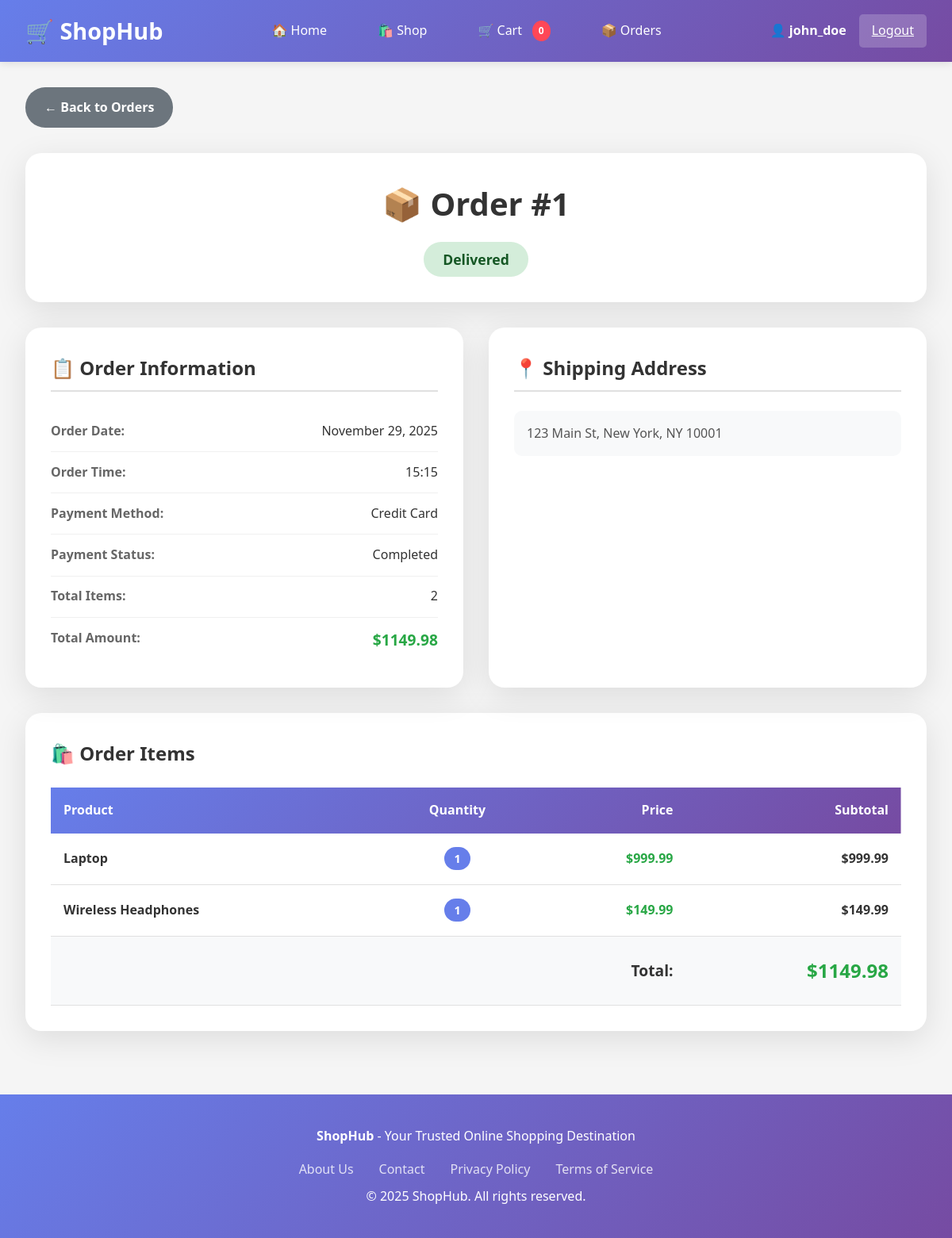
Page /orders/1/ (signed in) on the committed database.
### store/models.py (models this page shows, shortened)
class Order(models.Model):
    STATUS_CHOICES = [
        ('pending', 'Pending'),
        ('processing', 'Processing'),
        ('shipped', 'Shipped'),
        ('delivered', 'Delivered'),
        ('cancelled', 'Cancelled'),
    ]
    customer = models.ForeignKey(Customer, on_delete=models.CASCADE, related_name='orders')
    order_date = models.DateTimeField(auto_now_add=True)
    status = models.CharField(max_length=20, choices=STATUS_CHOICES, default='pending')
    total_amount = models.DecimalField(max_digits=10, decimal_places=2, default=0)
    shipping_address = models.TextField()
    notes = models.TextField(blank=True)

class Payment(models.Model):
    PAYMENT_METHOD_CHOICES = [
        ('credit_card', 'Credit Card'),
        ('debit_card', 'Debit Card'),
        ('paypal', 'PayPal'),
        ('cash', 'Cash on Delivery'),
    ]
    PAYMENT_STATUS_CHOICES = [
        ('pending', 'Pending'),
        ('completed', 'Completed'),
        ('failed', 'Failed'),
        ('refunded', 'Refunded'),
    ]
    order = models.OneToOneField(Order, on_delete=models.CASCADE, related_name='payment')
    payment_method = models.CharField(max_length=20, choices=PAYMENT_METHOD_CHOICES)
    payment_status = models.CharField(max_length=20, choices=PAYMENT_STATUS_CHOICES, default='pending')
    amount = models.DecimalField(max_digits=10, decimal_places=2)
    transaction_id = models.CharField(max_length=100, blank=True)
    payment_date = models.DateTimeField(auto_now_add=True)

class OrderItem(models.Model):
    order = models.ForeignKey(Order, on_delete=models.CASCADE, related_name='items')
    product = models.ForeignKey(Product, on_delete=models.CASCADE)
    quantity = models.IntegerField(validators=[MinValueValidator(1)])
    price = models.DecimalField(max_digits=10, decimal_places=2)
    def get_subtotal(self):
        return self.quantity * self.price

class Product(models.Model):
    name = models.CharField(max_length=200)
    description = models.TextField()
    price = models.DecimalField(max_digits=10, decimal_places=2, validators=[MinValueValidator(0)])
    stock_quantity = models.IntegerField(default=0, validators=[MinValueValidator(0)])
    category = models.ForeignKey(Category, on_delete=models.CASCADE, related_name='products')
    image = models.ImageField(upload_to='products/', blank=True, null=True)
    image_url = models.URLField(blank=True, null=True)
    is_active = models.BooleanField(default=True)
    created_at = models.DateTimeField(auto_now_add=True)
    updated_at = models.DateTimeField(auto_now=True)

### store/views.py (the view)
# urls.py: path('orders/<int:pk>/', views.order_detail, name='order_detail'),
@login_required
def order_detail(request, pk):
    customer = get_object_or_404(Customer, user=request.user)
    order = get_object_or_404(Order, pk=pk, customer=customer)
    context = {'order': order}
    return render(request, 'store/order_detail.html', context)

### store/templates/store/order_detail.html (shortened to what this page needs)
{% extends 'store/base.html' %}
{% block content %}
<div class="order-detail-container">
    <a href="{% url 'order_list' %}" class="btn-back">← Back to Orders</a>
    <div class="order-header">
        <h1>📦 Order #{{ order.id }}</h1>
        <span class="order-status-badge status-{{ order.status }}">
            {{ order.get_status_display }}
        </span>
    </div>
    <div class="order-grid">
        <div class="info-card">
            <h2>📋 Order Information</h2>
            <div class="info-row">
                <span class="info-label">Order Date:</span>
                <span class="info-value">{{ order.order_date|date:"F d, Y" }}</span>
            </div>
            <div class="info-row">
                <span class="info-label">Order Time:</span>
                <span class="info-value">{{ order.order_date|date:"H:i" }}</span>
            </div>
            <div class="info-row">
                <span class="info-label">Payment Method:</span>
                <span class="info-value">{{ order.payment.get_payment_method_display }}</span>
            </div>
            <div class="info-row">
                <span class="info-label">Payment Status:</span>
                <span class="info-value">{{ order.payment.get_payment_status_display }}</span>
            </div>
            <div class="info-row">
                <span class="info-label">Total Items:</span>
                <span class="info-value">{{ order.items.count }}</span>
            </div>
            <div class="info-row">
                <span class="info-label">Total Amount:</span>
                <span class="info-value" style="color: #28a745; font-weight: bold; font-size: 1.2rem;">${{ order.total_amount }}</span>
            </div>
        </div>
        <div class="info-card">
            <h2>📍 Shipping Address</h2>
            <div class="shipping-address">{{ order.shipping_address }}</div>
        </div>
    </div>
    <div class="items-card">
        <h2>🛍️ Order Items</h2>
        <table class="items-table">
            <thead>
                <tr>
                    <th>Product</th>
                    <th style="text-align: center;">Quantity</th>
                    <th style="text-align: right;">Price</th>
                    <th style="text-align: right;">Subtotal</th>
                </tr>
            </thead>
            <tbody>
                {% for item in order.items.all %}
                <tr>
                    <td>
                        <span class="product-name">{{ item.product.name }}</span>
                    </td>
                    <td style="text-align: center;">
                        <span class="quantity-badge">{{ item.quantity }}</span>
                    </td>
                    <td style="text-align: right;">
                        <span class="price">${{ item.price }}</span>
                    </td>
                    <td style="text-align: right;">
                        <span class="subtotal">${{ item.get_subtotal }}</span>
                    </td>
                </tr>
                {% endfor %}
                <tr class="order-total-row">
                    <td colspan="3" style="text-align: right;">Total:</td>
                    <td style="text-align: right;">
                        <span class="total-amount">${{ order.total_amount }}</span>
                    </td>
                </tr>
            </tbody>
        </table>
    </div>
</div>
{% endblock %}

### store/templates/store/base.html (shortened to what this page needs)
<!DOCTYPE html>
<html lang="en">
<head>
</head>
<body>
    <nav>
        <div class="nav-container">
            <a href="{% url 'home' %}" class="logo">
                🛒 ShopHub
            </a>
            <ul class="nav-links">
                <li><a href="{% url 'home' %}" class="{% if request.resolver_match.url_name == 'home' %}active{% endif %}">🏠 Home</a></li>
                <li><a href="{% url 'product_list' %}" class="{% if request.resolver_match.url_name == 'product_list' %}active{% endif %}">🛍️ Shop</a></li>
                {% if user.is_authenticated %}
                    <li><a href="{% url 'cart' %}" class="{% if request.resolver_match.url_name == 'cart' %}active{% endif %}">
                        🛒 Cart
                        <span class="cart-badge" id="cart-count">0</span>
                    </a></li>
                    <li><a href="{% url 'order_list' %}" class="{% if request.resolver_match.url_name == 'order_list' %}active{% endif %}">📦 Orders</a></li>
                {% endif %}
            </ul>
            <div class="auth-links">
                {% if user.is_authenticated %}
                    <div class="user-info">
                        <span class="user-name">👤 {{ user.username }}</span>
                        <a href="{% url 'logout' %}" class="btn-logout">Logout</a>
                    </div>
                {% else %}
                    <a href="{% url 'login' %}" class="btn-login">Login</a>
                    <a href="{% url 'signup' %}" class="btn-signup">Sign Up</a>
                {% endif %}
            </div>
        </div>
    </nav>
    <div class="container">
        {% block content %}{% endblock %}
    </div>
    <footer>
        <p><strong>ShopHub</strong> - Your Trusted Online Shopping Destination</p>
        <div class="footer-links">
            <a href="#">About Us</a>
            <a href="#">Contact</a>
            <a href="#">Privacy Policy</a>
            <a href="#">Terms of Service</a>
        </div>
        <p>&copy; 2025 ShopHub. All rights reserved.</p>
    </footer>
</body>
</html>

### store/templates/store/base.html (style rules this page uses)
* { margin: 0; padding: 0; box-sizing: border-box; }
body { font-family: 'Segoe UI', Tahoma, Geneva, Verdana, sans-serif; line-height: 1.6; background: #f5f5f5; color: #333; }
nav { background: linear-gradient(135deg, #667eea 0%, #764ba2 100%); color: white; padding: 0; box-shadow: 0 2px 10px rgba(0,0,0,0.1); position: sticky; top: 0; z-index: 1000; }
.nav-container { max-width: 1400px; margin: 0 auto; display: flex; justify-content: space-between; align-items: center; padding: 1rem 2rem; }
.logo { font-size: 1.8rem; font-weight: bold; color: white; text-decoration: none; display: flex; align-items: center; gap: 0.5rem; }
.nav-links { display: flex; list-style: none; gap: 2rem; align-items: center; }
.nav-links a { color: white; text-decoration: none; font-weight: 500; padding: 0.5rem 1rem; border-radius: 5px; transition: all 0.3s ease; display: flex; align-items: center; gap: 0.5rem; }
.auth-links { display: flex; gap: 1rem; align-items: center; }
.user-info { display: flex; align-items: center; gap: 1rem; color: white; }
.user-name { font-weight: 600; }
.btn-logout { padding: 0.5rem 1rem; background: rgba(255,255,255,0.2); border: none; color: white; border-radius: 5px; cursor: pointer; font-weight: 500; transition: all 0.3s ease; }
.container { max-width: 1400px; margin: 0 auto; padding: 2rem; min-height: calc(100vh - 200px); }
footer { background: linear-gradient(135deg, #667eea 0%, #764ba2 100%); color: white; text-align: center; padding: 2rem; margin-top: 3rem; }
footer p { margin: 0.5rem 0; }
.footer-links { display: flex; justify-content: center; gap: 2rem; margin-top: 1rem; }
.footer-links a { color: white; text-decoration: none; opacity: 0.8; transition: opacity 0.3s ease; }
.cart-badge { background: #ff4757; color: white; border-radius: 50%; padding: 0.2rem 0.5rem; font-size: 0.75rem; font-weight: bold; margin-left: 0.3rem; }

### store/templates/store/order_detail.html (style rules this page uses)
.order-detail-container { max-width: 1200px; margin: 0 auto; }
.btn-back { display: inline-block; padding: 0.8rem 1.5rem; background: #6c757d; color: white; text-decoration: none; border-radius: 25px; font-weight: 600; transition: all 0.3s ease; margin-bottom: 2rem; }
.order-header { background: white; padding: 2rem; border-radius: 20px; box-shadow: 0 10px 40px rgba(0,0,0,0.1); margin-bottom: 2rem; text-align: center; }
.order-header h1 { font-size: 2.5rem; color: #333; margin-bottom: 0.5rem; }
.order-status-badge { display: inline-block; padding: 0.5rem 1.5rem; border-radius: 25px; font-weight: 600; font-size: 1.1rem; margin-top: 0.5rem; }
.status-delivered { background: #d4edda; color: #155724; }
.order-grid { display: grid; grid-template-columns: 1fr 1fr; gap: 2rem; margin-bottom: 2rem; }
.info-card { background: white; padding: 2rem; border-radius: 20px; box-shadow: 0 10px 40px rgba(0,0,0,0.1); }
.info-card h2 { font-size: 1.5rem; color: #333; margin-bottom: 1.5rem; padding-bottom: 0.5rem; border-bottom: 2px solid #e0e0e0; }
.info-row { display: flex; justify-content: space-between; padding: 0.8rem 0; border-bottom: 1px solid #f0f0f0; }
.info-row:last-child { border-bottom: none; }
.info-label { font-weight: 600; color: #666; }
.info-value { color: #333; }
.shipping-address { background: #f8f9fa; padding: 1rem; border-radius: 10px; white-space: pre-line; line-height: 1.6; color: #555; }
.items-card { background: white; padding: 2rem; border-radius: 20px; box-shadow: 0 10px 40px rgba(0,0,0,0.1); }
.items-card h2 { font-size: 1.5rem; color: #333; margin-bottom: 1.5rem; }
.items-table { width: 100%; border-collapse: collapse; }
.items-table thead { background: linear-gradient(135deg, #667eea 0%, #764ba2 100%); color: white; }
.items-table th { padding: 1rem; text-align: left; font-weight: 600; }
.items-table th:last-child, .items-table td:last-child { text-align: right; }
.items-table tbody tr { border-bottom: 1px solid #e0e0e0; }
.items-table td { padding: 1.2rem 1rem; }
.product-name { font-weight: 600; color: #333; }
.quantity-badge { background: #667eea; color: white; padding: 0.3rem 0.8rem; border-radius: 15px; font-weight: 600; font-size: 0.9rem; }
.price { color: #28a745; font-weight: 600; }
.subtotal { font-weight: bold; color: #333; }
.order-total-row { background: #f8f9fa; font-weight: bold; font-size: 1.2rem; }
.order-total-row td { padding: 1.5rem 1rem !important; }
.total-amount { color: #28a745; font-size: 1.5rem; }

### rows in the picture
Order: id "1", status "Delivered", order_date "November 29, 2025", order_date "15:15", payment.payment_method "Credit Card", payment.payment_status "Completed", items.count "2", total_amount "1149.98", shipping_address "123 Main St, New York, NY 10001"
OrderItem: product.name "Laptop", quantity "1", price "999.99", get_subtotal "999.99"
OrderItem: product.name "Wireless Headphones", quantity "1", price "149.99", get_subtotal "149.99"

### other values in the picture
{{ user.username }} "john_doe"
